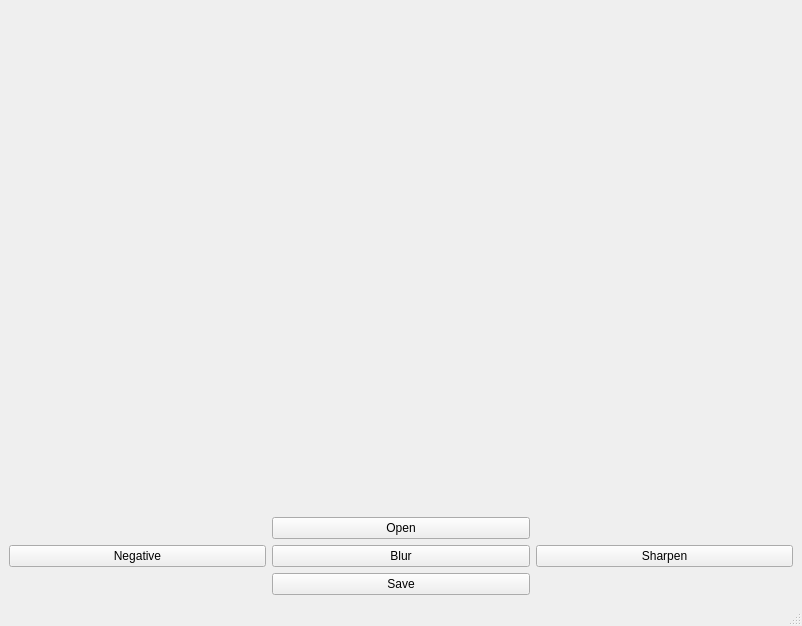
<?xml version="1.0" encoding="UTF-8"?>
<ui version="4.0">
 <class>MainWindow</class>
 <widget class="QMainWindow" name="MainWindow">
  <property name="geometry">
   <rect>
    <x>0</x>
    <y>0</y>
    <width>802</width>
    <height>626</height>
   </rect>
  </property>
  <property name="windowTitle">
   <string>Image editor prototype</string>
  </property>
  <widget class="QWidget" name="centralwidget">
   <layout class="QGridLayout" name="gridLayout">
    <item row="0" column="0" colspan="3">
     <widget class="QLabel" name="label_img">
      <property name="text">
       <string/>
      </property>
     </widget>
    </item>
    <item row="1" column="1">
     <widget class="QPushButton" name="buttonOpen">
      <property name="text">
       <string>Open</string>
      </property>
     </widget>
    </item>
    <item row="2" column="0">
     <widget class="QPushButton" name="buttonNegative">
      <property name="text">
       <string>Negative</string>
      </property>
     </widget>
    </item>
    <item row="2" column="1">
     <widget class="QPushButton" name="buttonBlur">
      <property name="text">
       <string>Blur</string>
      </property>
     </widget>
    </item>
    <item row="2" column="2">
     <widget class="QPushButton" name="buttonSharpen">
      <property name="text">
       <string>Sharpen</string>
      </property>
     </widget>
    </item>
    <item row="3" column="1">
     <widget class="QPushButton" name="buttonSave">
      <property name="text">
       <string>Save</string>
      </property>
     </widget>
    </item>
   </layout>
  </widget>
  <widget class="QMenuBar" name="menubar">
   <property name="geometry">
    <rect>
     <x>0</x>
     <y>0</y>
     <width>802</width>
     <height>22</height>
    </rect>
   </property>
  </widget>
  <widget class="QStatusBar" name="statusbar"/>
 </widget>
 <resources/>
 <connections/>
</ui>
